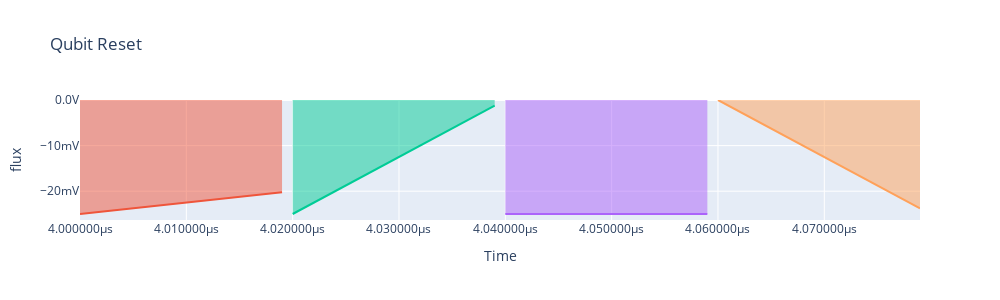

The code cell stored with this chart in its notebook:
### Code cell
from quantify_scheduler import Schedule
from quantify_scheduler.resources import ClockResource
from quantify_scheduler.operations import pulse_library
from quantify_scheduler.operations.pulse_library import IdlePulse,RampPulse,GaussPulse,NumericalPulse
from quantify_scheduler.backends.graph_compilation import SerialCompiler
from quantify_scheduler.device_under_test.quantum_device import QuantumDevice
from scipy.signal.windows import gaussian

import numpy as np

sched = Schedule("Qubit Reset")

readout_clock = ClockResource(name="q0.ro", freq=0e9)
sched.add_resource(readout_clock)

# qc_offset = -10
# qc_duration = 0.06e-6
# cr_duration = 0.25e-6
# amp = duration / target_duration* offset
start = sched.add(IdlePulse(duration=4e-6))

# square_pulse = sched.add(
#     RampPulse(offset=qc_offset, amp=-qc_offset, duration=duration, port="flux", clock="q0.ro")
# )

# # sched.add(IdlePulse(duration=4e-9),ref_op = start,ref_pt="end",rel_time=0.05e-6)

# cr_offset = 10
# square_pulse = sched.add(
#     RampPulse(offset=cr_offset, amp=0, duration=cr_duration, port="flux", clock="q0.ro")
# )


# qfc_offset = -1
# qfc_duration = 200e-9
# square_pulse = sched.add(
#     RampPulse(offset=qfc_offset, amp=0, duration=qfc_duration, port="flux", clock="q0.ro")
# )

# target_duration = 100e-9
# target_amp = -qfc_duration / target_duration * qfc_offset

# square_pulse = sched.add(
#     RampPulse(offset=qfc_offset, amp=target_amp, duration=qfc_duration, port="flux", clock="q0.ro")
# )

# # sched.add(IdlePulse(duration=4e-9),ref_op = start,ref_pt="end",rel_time=0.05e-6)

# square_pulse = sched.add(
#     RampPulse(offset=cr_offset, amp=0, duration=cr_duration, port="flux", clock="q0.ro")
# )

# qc_duration = 0.01e-6
# square_pulse = sched.add(
#     RampPulse(offset=qc_offset, amp=0, duration=duration, port="flux", clock="q0.ro")
# )

# gaussian

# qcf_t = 14e-9
# qcf_amp = -0.076
# sched.add(
#     RampPulse(offset=qcf_amp, amp=0, duration=qcf_t, port="flux", clock="q0.ro")
# )

# crf_t = 360e-9
# crf_amp = 0.061

# sched.add(
#     RampPulse(offset=crf_amp, amp=0, duration=crf_t, port="flux", clock="q0.ro")
# )

# qcf_t = 25e-9
# qcf_amp = -0.044
# sched.add(
#     GaussPulse(duration = qcf_t, G_amp = qcf_amp, phase = 0, port = "flux", clock = "q0.ro",)
# )


# sched.add(
#     RampPulse(offset=crf_amp, amp=0, duration=crf_t, port="flux", clock="q0.ro")
# )

# qc_t = 20e-9
# qc_amp = -0.025
# sched.add(
#     GaussPulse(duration = qc_t,G_amp = qc_amp,phase = 0,port = "flux",clock = "q0.ro",)
# )

# cr_t = 190e-9
# cr_amp = 0.055
# sched.add(
#     RampPulse(offset=cr_amp, amp=0, duration=cr_t, port="flux", clock="q0.ro")
# )

# qc_t = 20e-9
# qc_amp = -0.025
# sched.add(
#     GaussPulse(duration = qc_t,G_amp = qc_amp,phase = 0,port = "flux",clock = "q0.ro",)
# )

qc_t = 20e-9
qc_amp = -0.025
target_duration = 100e-9
target_amp = qc_t / target_duration * qc_amp 

sched.add(
    RampPulse(offset=qc_amp, amp=-target_amp, duration=qc_t, port="flux", clock="q0.ro")
)
sched.add(
    RampPulse(offset=qc_amp, amp=-qc_amp, duration=qc_t, port="flux", clock="q0.ro")
)
sched.add(
    RampPulse(offset=qc_amp, amp=0, duration=qc_t, port="flux", clock="q0.ro")
)
sched.add(
    RampPulse(offset=0, amp=qc_amp, duration=qc_t, port="flux", clock="q0.ro")
)

comp_sched = device_compiler.compile(sched)
comp_sched.plot_pulse_diagram(plot_backend="plotly")

### Figure 1 — Plotly figure (JSON) as saved in the notebook; plotly's stock layout.template omitted (floating-point values rounded to 4 significant figures)
{"data": [{"fill": "tozeroy", "hoverinfo": "x+y+name", "hoverlabel": {"namelength": -1}, "legendgroup": "1", "line": {"color": "#EF553B"}, "mode": "lines", "name": "RampPulse, clock: q0.ro", "showlegend": true, "type": "scatter", "x": [4e-06, 4.001e-06, 4.002e-06, 4.003e-06, 4.004e-06, 4.005e-06, 4.006e-06, 4.007e-06, 4.008e-06, 4.009e-06, 4.01e-06, 4.011e-06, 4.012e-06, 4.013e-06, 4.014e-06, 4.015e-06, 4.016e-06, 4.017e-06, 4.018e-06, 4.019e-06], "xaxis": "x", "y": [-0.025, -0.02475, -0.0245, -0.02425, -0.024, -0.02375, -0.0235, -0.02325, -0.023, -0.02275, -0.0225, -0.02225, -0.022, -0.02175, -0.0215, -0.02125, -0.021, -0.02075, -0.0205, -0.02025], "yaxis": "y"}, {"fill": "tozeroy", "hoverinfo": "x+y+name", "hoverlabel": {"namelength": -1}, "legendgroup": "2", "line": {"color": "#00CC96"}, "mode": "lines", "name": "RampPulse, clock: q0.ro", "showlegend": true, "type": "scatter", "x": [4.02e-06, 4.021e-06, 4.022e-06, 4.023e-06, 4.024e-06, 4.025e-06, 4.026e-06, 4.027e-06, 4.028e-06, 4.029e-06, 4.03e-06, 4.031e-06, 4.032e-06, 4.033e-06, 4.034e-06, 4.035e-06, 4.036e-06, 4.037e-06, 4.038e-06, 4.039e-06], "xaxis": "x", "y": [-0.025, -0.02375, -0.0225, -0.02125, -0.02, -0.01875, -0.0175, -0.01625, -0.015, -0.01375, -0.0125, -0.01125, -0.01, -0.00875, -0.0075, -0.00625, -0.005, -0.00375, -0.0025, -0.00125], "yaxis": "y"}, {"fill": "tozeroy", "hoverinfo": "x+y+name", "hoverlabel": {"namelength": -1}, "legendgroup": "3", "line": {"color": "#AB63FA"}, "mode": "lines", "name": "RampPulse, clock: q0.ro", "showlegend": true, "type": "scatter", "x": [4.04e-06, 4.041e-06, 4.042e-06, 4.043e-06, 4.044e-06, 4.045e-06, 4.046e-06, 4.047e-06, 4.048e-06, 4.049e-06, 4.05e-06, 4.051e-06, 4.052e-06, 4.053e-06, 4.054e-06, 4.055e-06, 4.056e-06, 4.057e-06, 4.058e-06, 4.059e-06], "xaxis": "x", "y": [-0.025, -0.025, -0.025, -0.025, -0.025, -0.025, -0.025, -0.025, -0.025, -0.025, -0.025, -0.025, -0.025, -0.025, -0.025, -0.025, -0.025, -0.025, -0.025, -0.025], "yaxis": "y"}, {"fill": "tozeroy", "hoverinfo": "x+y+name", "hoverlabel": {"namelength": -1}, "legendgroup": "4", "line": {"color": "#FFA15A"}, "mode": "lines", "name": "RampPulse, clock: q0.ro", "showlegend": true, "type": "scatter", "x": [4.06e-06, 4.061e-06, 4.062e-06, 4.063e-06, 4.064e-06, 4.065e-06, 4.066e-06, 4.067e-06, 4.068e-06, 4.069e-06, 4.07e-06, 4.071e-06, 4.072e-06, 4.073e-06, 4.074e-06, 4.075e-06, 4.076e-06, 4.077e-06, 4.078e-06, 4.079e-06], "xaxis": "x", "y": [0, -0.00125, -0.0025, -0.00375, -0.005, -0.00625, -0.0075, -0.00875, -0.01, -0.01125, -0.0125, -0.01375, -0.015, -0.01625, -0.0175, -0.01875, -0.02, -0.02125, -0.0225, -0.02375], "yaxis": "y"}], "layout": {"height": 300, "showlegend": false, "title": {"text": "Qubit Reset"}, "width": 1000, "xaxis": {"anchor": "y", "domain": [0, 1], "hoverformat": ".3s", "showgrid": true, "tickformat": ".2s", "tickformatstops": [{"dtickrange": [null, 1e-09], "value": ".10s"}, {"dtickrange": [1e-09, 1e-06], "value": ".7s"}, {"dtickrange": [1e-06, 0.001], "value": ".4s"}], "ticksuffix": "s", "title": {"text": "Time"}}, "yaxis": {"anchor": "x", "autorange": true, "domain": [0, 1], "hoverformat": ".3s", "tickformat": ".2s", "ticksuffix": "V", "title": {"text": "flux"}}}}
